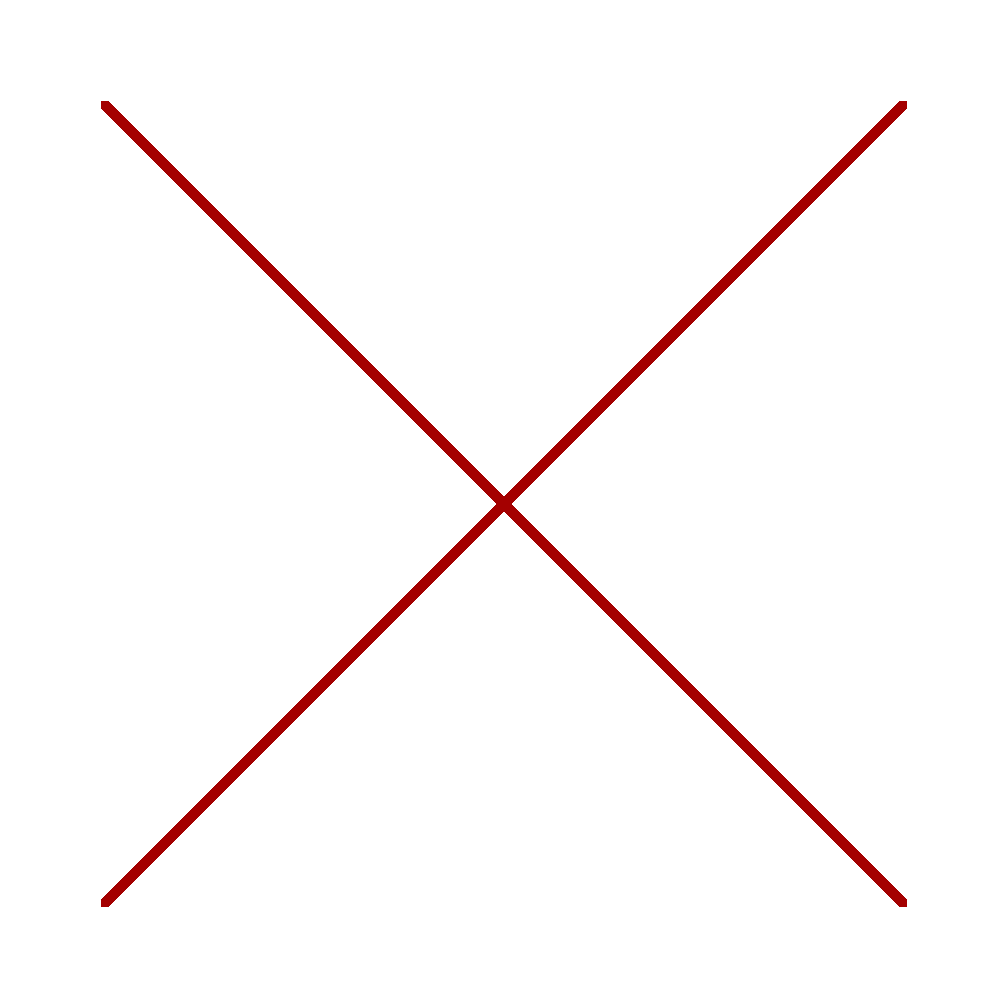
Frame 1 (no input)
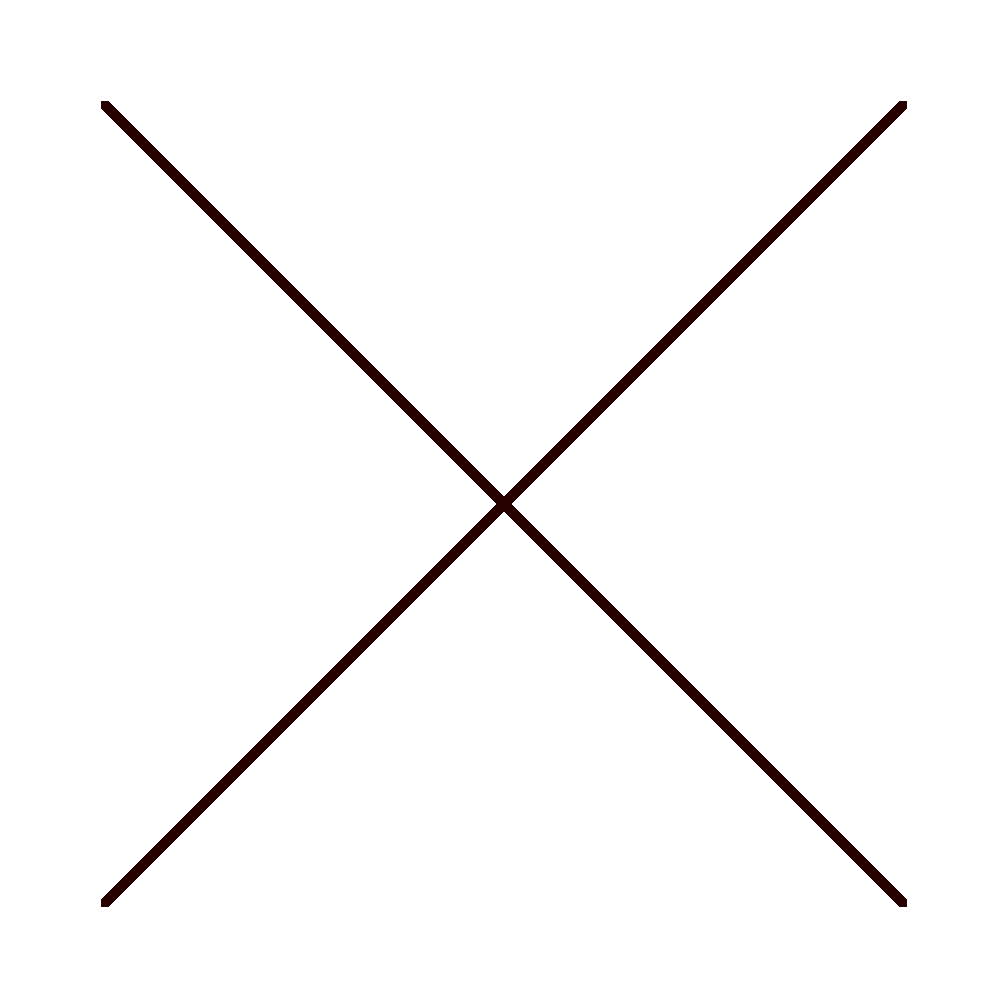
Frame 60 (the mouse pressed at the canvas centre just before this capture)
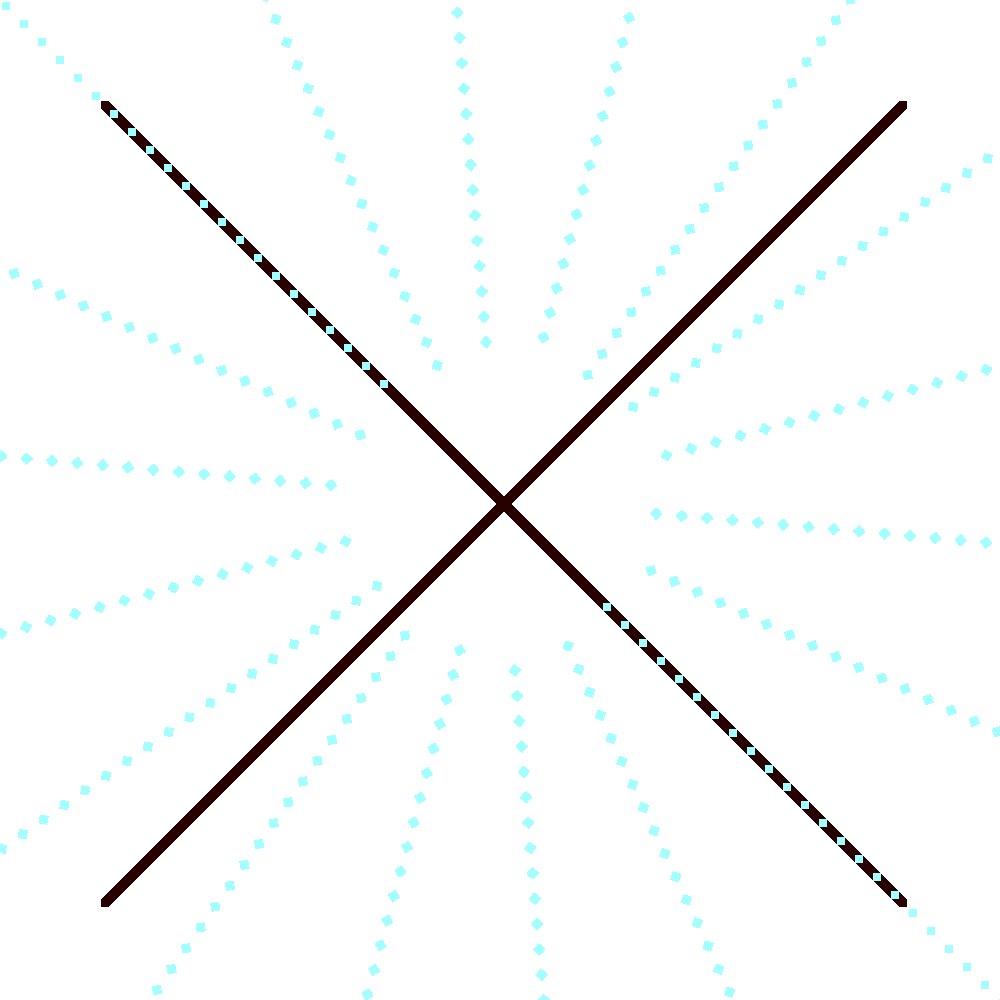
Frame 120 (the mouse held since frame 60 and released just before this capture)

The Processing sketch that drew these frames (run headless with seeded random() and noise(); from frame 60 on, the mouse is pressed at the canvas centre):

// Processing sketch: processing_105399
// ── processing_105399.pde

void setup() {
  
  size(1000, 1000);
  noStroke();
  smooth();   
  background(255);
  }

  int w =8;
  int h =8;
 
void draw() {
  
    translate(width/2,height/2);
    
    float r = random(255);
 
  for (int i = 1; i < 400; i++) {
    fill(r, mouseX, mouseY);
    rect (mouseX-i, mouseY+i, w, h);
    rect (mouseX+i, mouseY-i, w, h);
    rect (mouseX+i, mouseY+i, w, h);
    rect (mouseX-i, mouseY-i, w, h);
   
    if (mouseX>0){
      
      rotate(radians(100));   

    } 
  }
  
  
}
